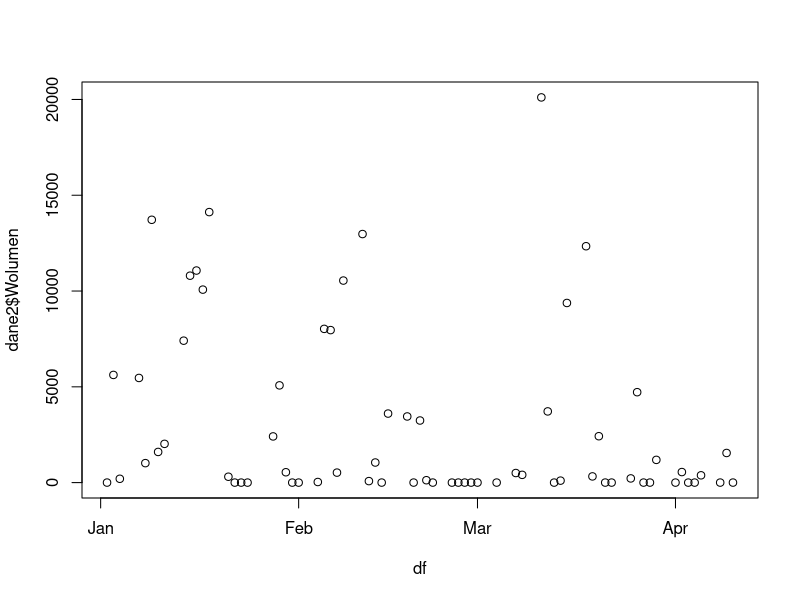
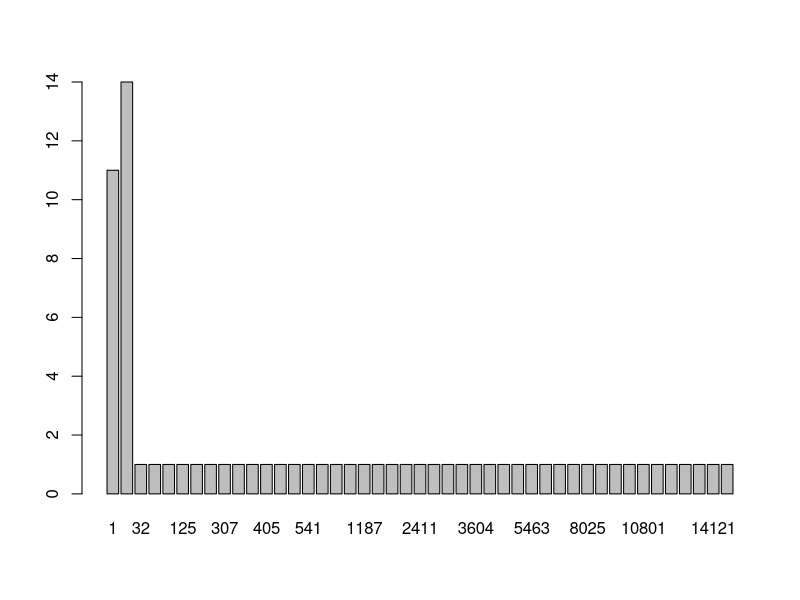
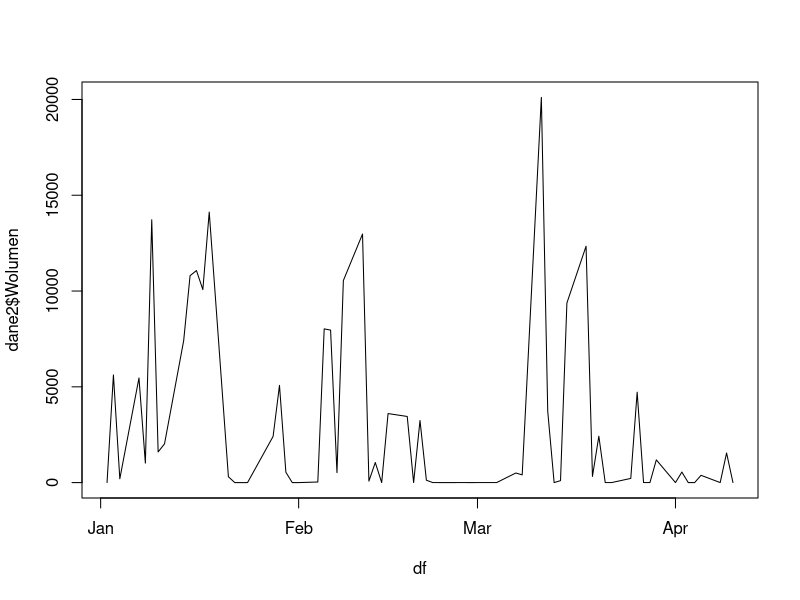
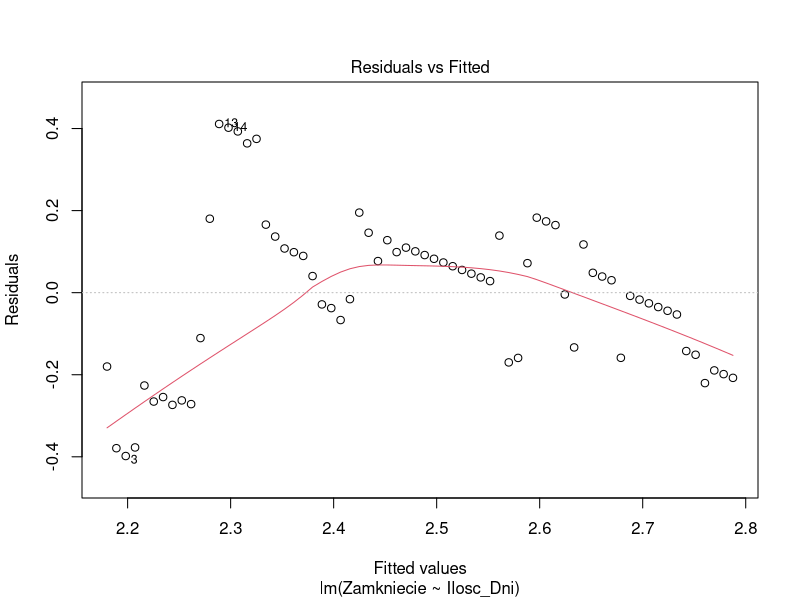
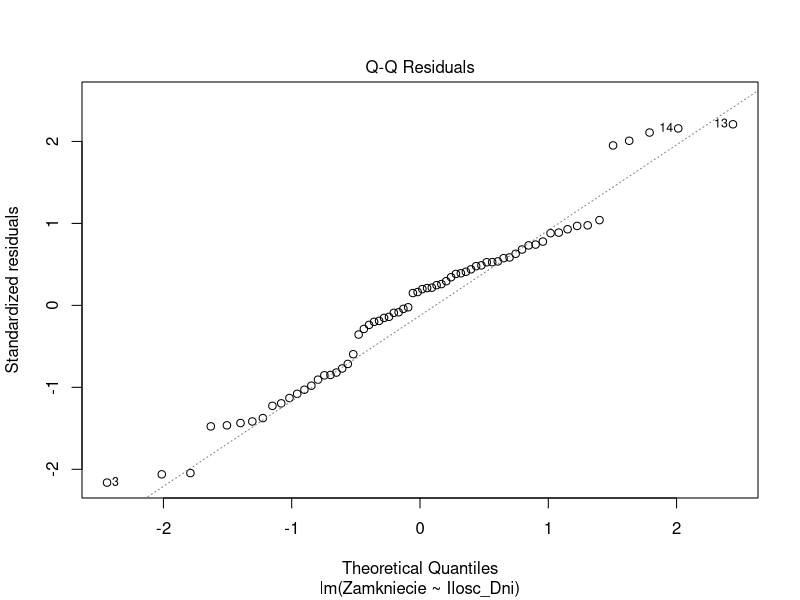
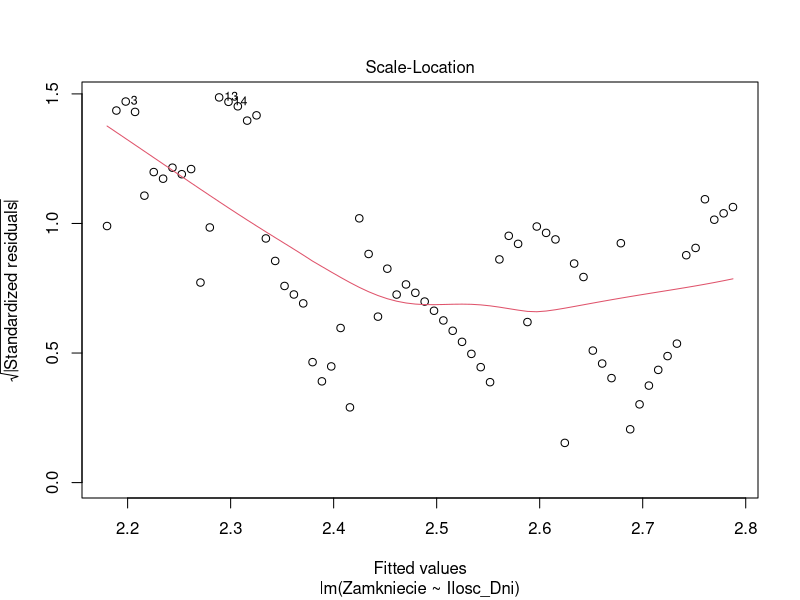
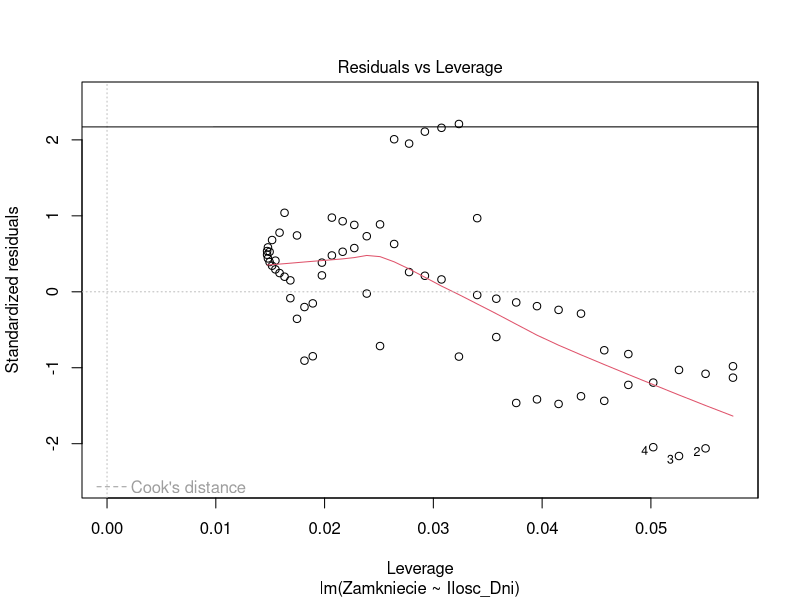
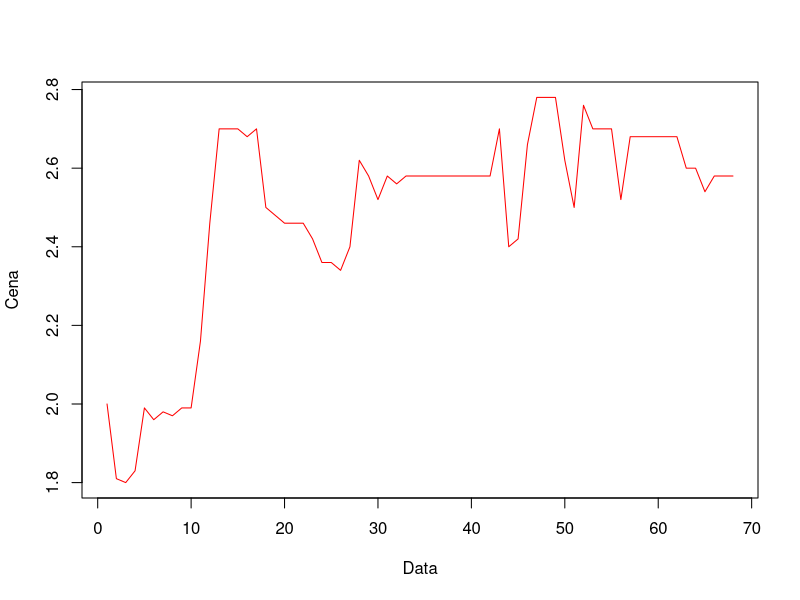

The R source for these figures, in order: (Note: this script raises an error after producing the figures.)
## ---- chunk 1
knitr::opts_chunk$set(echo = TRUE)
## ---- chunk 2
dane<-read.csv("aszczepaniak-data.csv",header=TRUE)
head(dane)
## ---- chunk 3
df = as.Date(dane$Data, "%Y-%m-%d")
dane2 = cbind(dane, df)
head(dane2)
## ---- chunk 4
plot(df, dane2$Wolumen)

## ---- chunk 5
barplot(table(dane2$Wolumen))
## ---- chunk 6
plot(df, dane2$Wolumen, type="l")
## ---- chunk 7
Zamkniecie=dane$Zamkniecie
Ilosc_Dni=as.numeric(row.names(dane))
dane2=data.frame(cbind(Ilosc_Dni,Zamkniecie))
head(dane2)

## ---- chunk 8
p=60
Treningowy=data.frame(cbind(Ilosc_Dni=Ilosc_Dni[1:(p)],Zamkniecie=Zamkniecie[1:(p)]))
Testowy=data.frame(cbind(Ilosc_Dni=Ilosc_Dni[p:length(Ilosc_Dni)],Zamkniecie=Zamkniecie[p:length(Zamkniecie)]))
Testowy
## ---- chunk 9
regresja = lm(Zamkniecie~Ilosc_Dni)
plot(regresja)
abline(regresja)
summary(regresja)
## ---- chunk 10
model=lm(Zamkniecie~Ilosc_Dni,data=Treningowy)
summary(model)
## ---- chunk 11
plot(dane2$Zamkniecie, type="l",col='red'[1], xlab = "Data", ylab="Cena")
axis(1, at = dane$Data, labels = levels(dane$Data))
abline(model)
abline(v=p,lty=2,col='blue')
## ---- chunk 12
model$coefficients
a<-model$coefficients[2]
b<-model$coefficients[1]
Prognoza<-a*Testowy$Ilosc_Dni + b
Prognoza

## ---- chunk 13
plot(Testowy$Ilosc_Dni, Testowy$Zamkniecie,type="l", col='blue', xlab = "Data", ylab="Cena", ylim=c(2.5,3.0))
lines(Testowy$Ilosc_Dni, Prognoza, col = 'red')

## ---- chunk 14
blad=mean(((Prognoza-Testowy$Zamkniecie)^2))
theil=sum(((Prognoza-Testowy$Zamkniecie)^2))/sum((Testowy$Zamkniecie^2))
blad
theil
